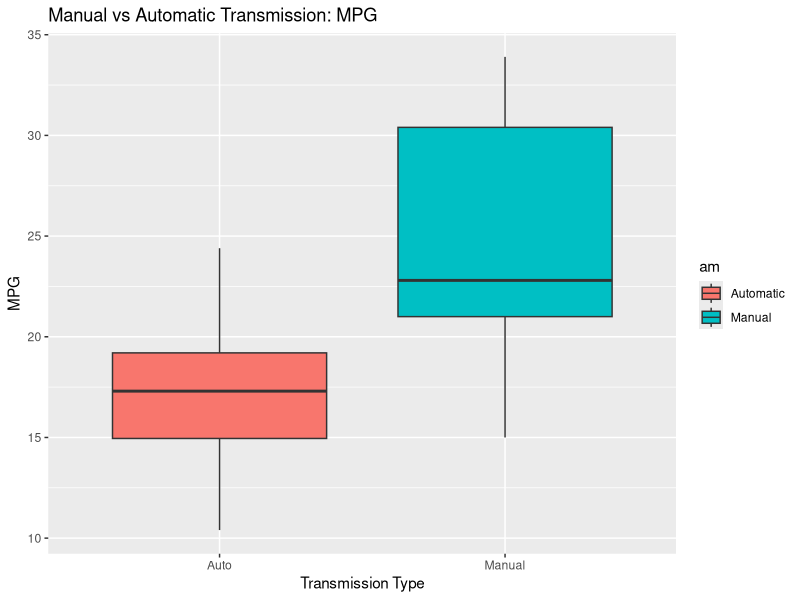
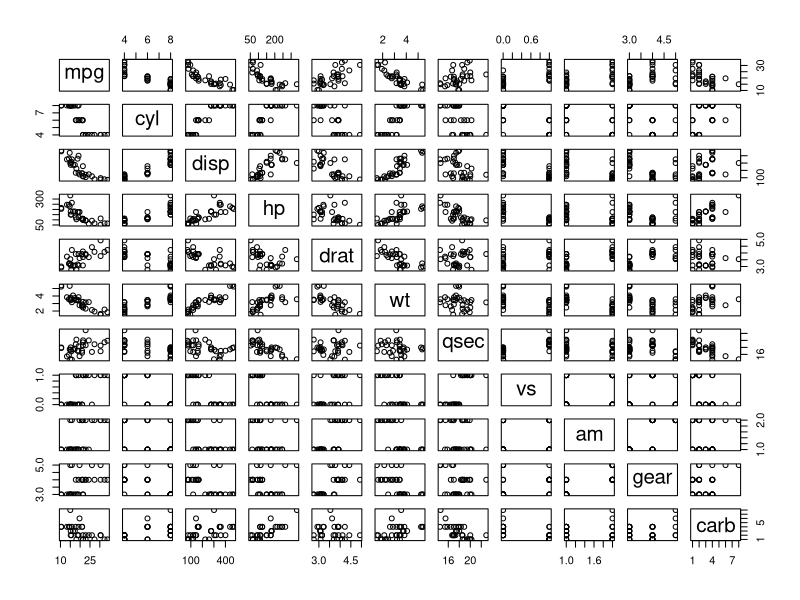
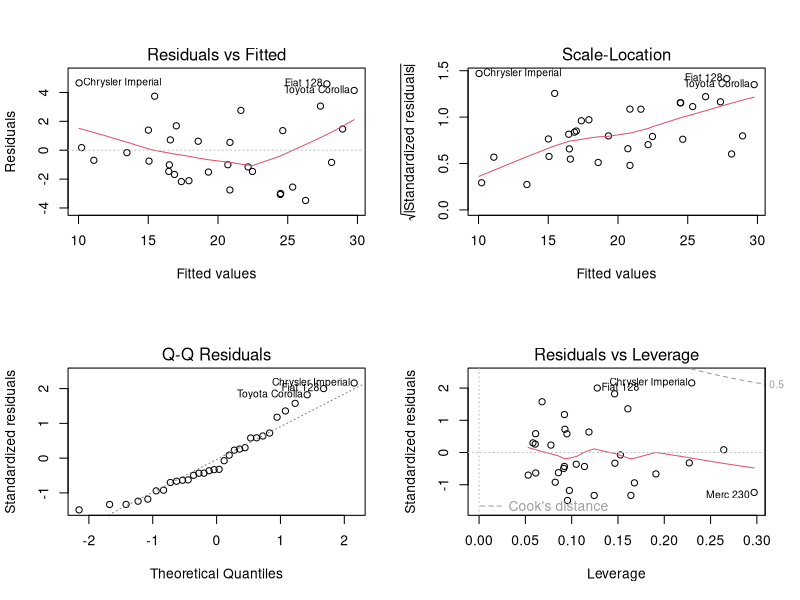

These figures' R source, in order:
## ---- chunk 1
knitr::opts_chunk$set(echo = TRUE)
## ---- chunk 2
data(mtcars)
head(mtcars,3)
## ---- chunk 3
mtcars$am <- as.factor(mtcars$am)
levels(mtcars$am)<-c("Auto","Manual")
## ---- chunk 4
library(ggplot2)
ggplot(mtcars, aes(x = am,y = mpg))+
  geom_boxplot(aes(fill =am))+
  labs(x ="Transmission Type",
       y = "MPG",
       title = "Manual vs Automatic Transmission: MPG")+
  scale_fill_discrete(labels = c("Automatic", "Manual"))
  
## ---- chunk 5
t.test(mtcars$mpg[mtcars$am=="Auto"],mtcars$mpg[mtcars$am=="Manual"])
## ---- chunk 6
lmFit <- lm(mpg ~ am,mtcars)
summary(lmFit)
## ---- chunk 7
stepLM <- step(lm(mpg~.,data=mtcars),direction="both")
## ---- chunk 8
summary(stepLM) 
## ---- chunk 9
simpleLM <- lm(mpg ~ am, mtcars)
multiLM <- lm(mpg ~ am + wt + qsec, mtcars)
anova(simpleLM, multiLM)
## ---- chunk 10
pairs(mpg ~ ., data = mtcars)
## ---- chunk 11
layout(matrix(1:4,2,2))
plot(multiLM)
## ---- chunk 12
stepLM <- step(lm(mpg~.,data=mtcars),direction="both")
